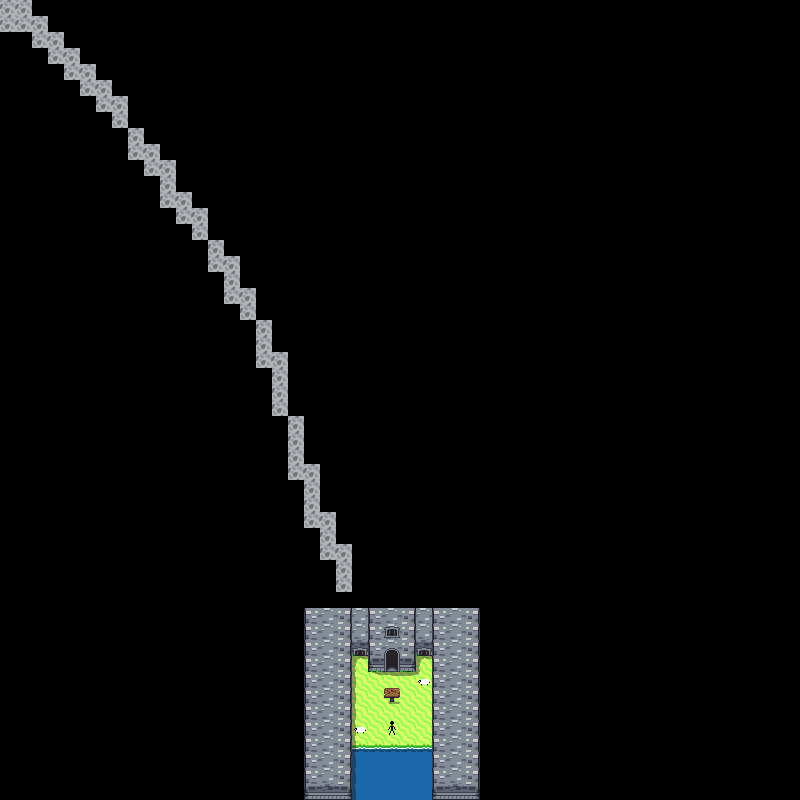

A 2D game scene composited from a Tiled map and its tileset images. What follows is a short description and the map's XML, with each tile layer's data collapsed to a summary:
An orthogonal 50x50 tile map with 16x16 px tiles, 5 tile layers (floor, walls, bottom decorations, top decorations, ...), 3 hidden layers not drawn.

<map version="1.5" tiledversion="1.5.0" orientation="orthogonal" renderorder="right-down" width="50" height="50" tilewidth="16" tileheight="16" infinite="0" nextlayerid="11" nextobjectid="1">
 <tileset firstgid="1" source="sampleTiledMap.tsx" />
 <layer id="1" name="floor" width="50" height="50">
  <data>[2500 cells, 85 non-empty, 3 distinct tile ids]</data>
 </layer>
 <layer id="4" name="walls" width="50" height="50">
  <data>[2500 cells, 103 non-empty, 10 distinct tile ids]</data>
 </layer>
 <layer id="5" name="bottom decorations" width="50" height="50">
  <data>[2500 cells, 12 non-empty, 10 distinct tile ids]</data>
 </layer>
 <layer id="10" name="top decorations" width="50" height="50">
  <data>[2500 cells, 12 non-empty, 5 distinct tile ids]</data>
 </layer>
 <layer id="6" name="events" width="50" height="50" visible="0">
  <data>[2500 cells, 3 non-empty, 2 distinct tile ids]</data>
 </layer>
 <layer id="7" name="storages" width="50" height="50" visible="0">
  <data>[2500 cells, 0 non-empty, 0 distinct tile ids]</data>
 </layer>
 <layer id="8" name="game objects" width="50" height="50">
  <data>[2500 cells, 3 non-empty, 2 distinct tile ids]</data>
 </layer>
 <layer id="9" name="mason game objects" width="50" height="50" visible="0">
  <data>[2500 cells, 0 non-empty, 0 distinct tile ids]</data>
 </layer>
</map>